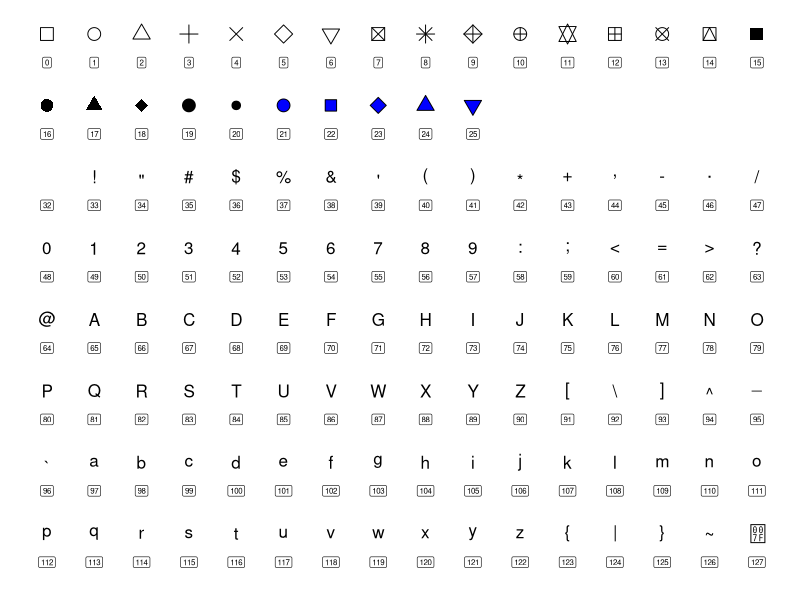

Write R code to recreate this figure.
library(tidyverse)

x <- rep(0:15, 8)
y <- rep(0:7, each=16)
shape <- 0:127

df_shapes <- data.frame(x=x, y=y, shape=shape) %>%
  filter(!shape %in% c(26:31)) #Shapes 26-31 are not defined, so we'll remove those

ggplot(data=df_shapes, aes(x,y)) +
  geom_point(aes(shape = as.factor(shape)), size=4, fill="blue") +
  scale_shape_manual(values = df_shapes$shape) +
  geom_label(aes(label=shape), nudge_y = -0.4, size=2, label.size = .2) +
  theme_minimal() +
  theme(legend.position = "none",
        axis.title = element_blank(),
        axis.text = element_blank(),
        panel.grid = element_blank()) +
  scale_y_reverse() +
  NULL
